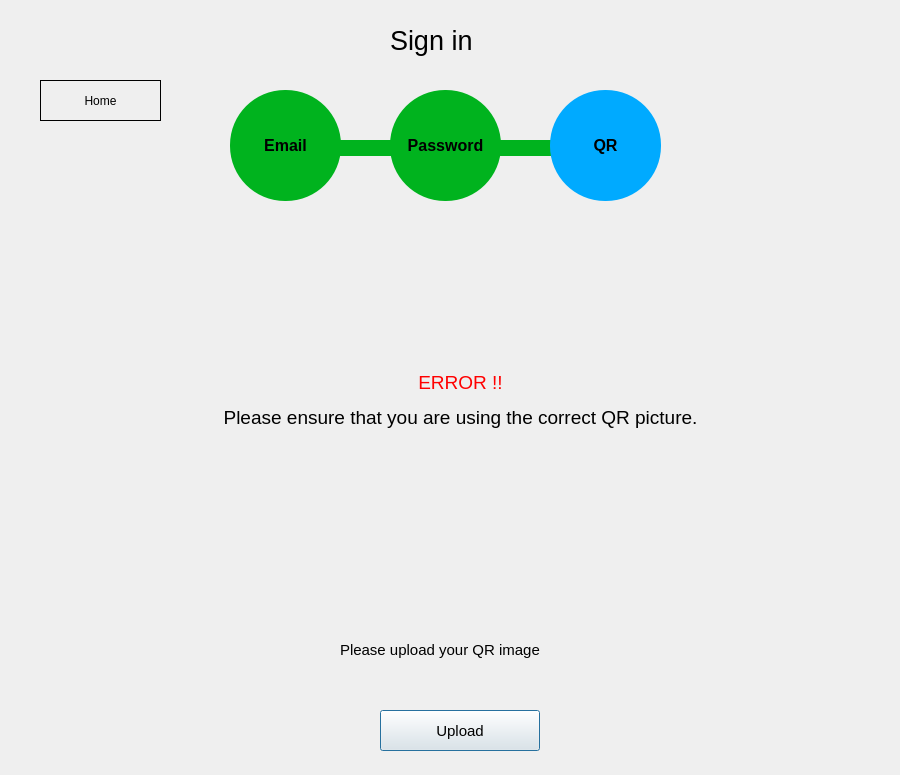
<?xml version="1.0" encoding="UTF-8"?>
<ui version="4.0">
 <class>Dialog</class>
 <widget class="QDialog" name="Dialog">
  <property name="geometry">
   <rect>
    <x>0</x>
    <y>0</y>
    <width>900</width>
    <height>775</height>
   </rect>
  </property>
  <property name="windowTitle">
   <string>Dialog</string>
  </property>
  <widget class="QPushButton" name="uploadButton">
   <property name="geometry">
    <rect>
     <x>380</x>
     <y>710</y>
     <width>160</width>
     <height>41</height>
    </rect>
   </property>
   <property name="font">
    <font>
     <pointsize>11</pointsize>
    </font>
   </property>
   <property name="styleSheet">
    <string notr="true"/>
   </property>
   <property name="text">
    <string>Upload</string>
   </property>
  </widget>
  <widget class="QLabel" name="label">
   <property name="geometry">
    <rect>
     <x>390</x>
     <y>20</y>
     <width>111</width>
     <height>41</height>
    </rect>
   </property>
   <property name="font">
    <font>
     <pointsize>20</pointsize>
    </font>
   </property>
   <property name="styleSheet">
    <string notr="true"/>
   </property>
   <property name="text">
    <string>Sign in</string>
   </property>
  </widget>
  <widget class="QLabel" name="uploadWarning">
   <property name="geometry">
    <rect>
     <x>340</x>
     <y>640</y>
     <width>241</width>
     <height>20</height>
    </rect>
   </property>
   <property name="font">
    <font>
     <pointsize>11</pointsize>
    </font>
   </property>
   <property name="text">
    <string>Please upload your QR image</string>
   </property>
  </widget>
  <widget class="QPushButton" name="homeButton">
   <property name="geometry">
    <rect>
     <x>40</x>
     <y>80</y>
     <width>121</width>
     <height>41</height>
    </rect>
   </property>
   <property name="styleSheet">
    <string notr="true">color:black;
box-shadow: none;
border-style:flat;
text-align: center;
font: 12pt &quot;MS Shell Dlg 2&quot;;
border: 0.5px solid #000000;</string>
   </property>
   <property name="text">
    <string>Home</string>
   </property>
  </widget>
  <widget class="QLabel" name="PasswordToQR">
   <property name="enabled">
    <bool>true</bool>
   </property>
   <property name="geometry">
    <rect>
     <x>470</x>
     <y>140</y>
     <width>101</width>
     <height>16</height>
    </rect>
   </property>
   <property name="styleSheet">
    <string notr="true">background-color: rgb(0, 179, 30);
</string>
   </property>
   <property name="text">
    <string/>
   </property>
  </widget>
  <widget class="QLabel" name="progessEmail">
   <property name="geometry">
    <rect>
     <x>230</x>
     <y>90</y>
     <width>111</width>
     <height>111</height>
    </rect>
   </property>
   <property name="font">
    <font>
     <pointsize>12</pointsize>
     <weight>75</weight>
     <bold>true</bold>
    </font>
   </property>
   <property name="styleSheet">
    <string notr="true">height: 50px;
width: 50px;
background-color: rgb(0, 179, 30);
border-radius: 55%;</string>
   </property>
   <property name="text">
    <string>Email</string>
   </property>
   <property name="alignment">
    <set>Qt::AlignCenter</set>
   </property>
  </widget>
  <widget class="QLabel" name="progressQR">
   <property name="geometry">
    <rect>
     <x>550</x>
     <y>90</y>
     <width>111</width>
     <height>111</height>
    </rect>
   </property>
   <property name="font">
    <font>
     <pointsize>12</pointsize>
     <weight>75</weight>
     <bold>true</bold>
    </font>
   </property>
   <property name="styleSheet">
    <string notr="true">  height: 50px;
  width: 50px;
  background-color: rgb(0, 170, 255);
  border-radius: 55%;</string>
   </property>
   <property name="text">
    <string>QR</string>
   </property>
   <property name="alignment">
    <set>Qt::AlignCenter</set>
   </property>
  </widget>
  <widget class="QLabel" name="progessPassword">
   <property name="geometry">
    <rect>
     <x>390</x>
     <y>90</y>
     <width>111</width>
     <height>111</height>
    </rect>
   </property>
   <property name="font">
    <font>
     <pointsize>12</pointsize>
     <weight>75</weight>
     <bold>true</bold>
    </font>
   </property>
   <property name="styleSheet">
    <string notr="true">  height: 50px;
  width: 50px;
background-color: rgb(0, 179, 30);
  border-radius: 55%;</string>
   </property>
   <property name="text">
    <string>Password</string>
   </property>
   <property name="alignment">
    <set>Qt::AlignCenter</set>
   </property>
  </widget>
  <widget class="QLabel" name="EmailToPassword">
   <property name="enabled">
    <bool>true</bool>
   </property>
   <property name="geometry">
    <rect>
     <x>310</x>
     <y>140</y>
     <width>101</width>
     <height>16</height>
    </rect>
   </property>
   <property name="styleSheet">
    <string notr="true">
background-color: rgb(0, 179, 30);</string>
   </property>
   <property name="text">
    <string/>
   </property>
  </widget>
  <widget class="QLabel" name="errorLabel">
   <property name="geometry">
    <rect>
     <x>150</x>
     <y>360</y>
     <width>621</width>
     <height>81</height>
    </rect>
   </property>
   <property name="font">
    <font>
     <pointsize>14</pointsize>
    </font>
   </property>
   <property name="text">
    <string>&lt;html&gt;&lt;head/&gt;&lt;body&gt;&lt;p align=&quot;center&quot;&gt;&lt;span style=&quot; color:#ff0000;&quot;&gt;ERROR !!&lt;/span&gt;&lt;/p&gt;&lt;p align=&quot;center&quot;&gt;Please ensure that you are using the correct QR picture.&lt;/p&gt;&lt;/body&gt;&lt;/html&gt;</string>
   </property>
  </widget>
  <zorder>EmailToPassword</zorder>
  <zorder>uploadButton</zorder>
  <zorder>label</zorder>
  <zorder>uploadWarning</zorder>
  <zorder>homeButton</zorder>
  <zorder>PasswordToQR</zorder>
  <zorder>progessEmail</zorder>
  <zorder>progressQR</zorder>
  <zorder>progessPassword</zorder>
  <zorder>errorLabel</zorder>
 </widget>
 <resources/>
 <connections/>
</ui>
